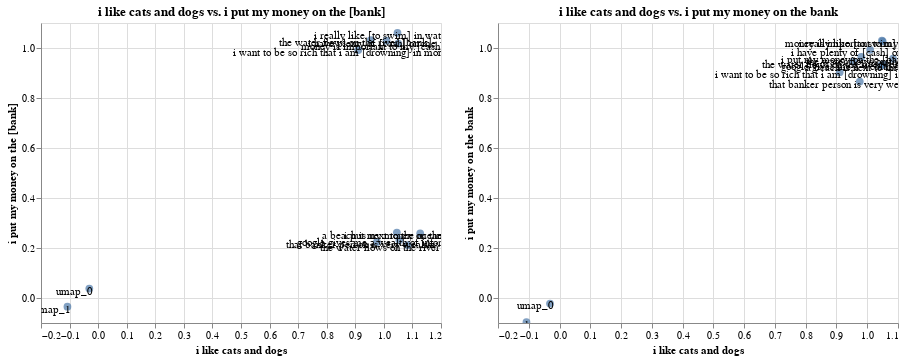

The cell this chart's notebook holds for it:
### Code cell
p1 = t.plot_interactive("i like cats and dogs", "i put my money on the [bank]")
p2 = t.plot_interactive("i like cats and dogs", "i put my money on the bank")
p1 | p2

### Figure 1 — Vega-Lite specification as saved in the notebook (floating-point values rounded to 4 significant figures)
{"config": {"view": {"continuousWidth": 400, "continuousHeight": 300}}, "hconcat": [{"layer": [{"mark": {"type": "circle", "size": 60}, "encoding": {"tooltip": [{"type": "nominal", "field": "name"}, {"type": "nominal", "field": "original"}], "x": {"type": "quantitative", "axis": {"title": "i like cats and dogs"}, "field": "x_axis"}, "y": {"type": "quantitative", "axis": {"title": "i put my money on the [bank]"}, "field": "y_axis"}}, "selection": {"selector028": {"type": "interval", "bind": "scales", "encodings": ["x", "y"]}}, "title": "i like cats and dogs vs. i put my money on the [bank]"}, {"mark": {"type": "text", "color": "black", "dx": -15, "dy": 3}, "encoding": {"text": {"type": "nominal", "field": "original"}, "x": {"type": "quantitative", "axis": {"title": "i like cats and dogs"}, "field": "x_axis"}, "y": {"type": "quantitative", "axis": {"title": "i put my money on the [bank]"}, "field": "y_axis"}}}], "data": {"name": "data-178c8c05c6ca4a95bda44e1636561cc9"}}, {"layer": [{"mark": {"type": "circle", "size": 60}, "encoding": {"tooltip": [{"type": "nominal", "field": "name"}, {"type": "nominal", "field": "original"}], "x": {"type": "quantitative", "axis": {"title": "i like cats and dogs"}, "field": "x_axis"}, "y": {"type": "quantitative", "axis": {"title": "i put my money on the bank"}, "field": "y_axis"}}, "selection": {"selector029": {"type": "interval", "bind": "scales", "encodings": ["x", "y"]}}, "title": "i like cats and dogs vs. i put my money on the bank"}, {"mark": {"type": "text", "color": "black", "dx": -15, "dy": 3}, "encoding": {"text": {"type": "nominal", "field": "original"}, "x": {"type": "quantitative", "axis": {"title": "i like cats and dogs"}, "field": "x_axis"}, "y": {"type": "quantitative", "axis": {"title": "i put my money on the bank"}, "field": "y_axis"}}}], "data": {"name": "data-454b0ab02a87175fdcee3b23626ec5ef"}}], "$schema": "https://vega.github.io/schema/vega-lite/v4.0.2.json", "datasets": {"data-178c8c05c6ca4a95bda44e1636561cc9": [{"x_axis": 1.127, "y_axis": 0.2586, "name": "i put my money on the bank", "original": "i put my money on the bank"}, {"x_axis": 0.9541, "y_axis": 1.032, "name": "the water flows on the river [bank]", "original": "the water flows on the river [bank]"}, {"x_axis": 1.084, "y_axis": 0.2118, "name": "the water flows on the river bank", "original": "the water flows on the river bank"}, {"x_axis": 1.048, "y_axis": 1.061, "name": "i really like [to swim] in water", "original": "i really like [to swim] in water"}, {"x_axis": 0.9105, "y_axis": 0.9917, "name": "i want to be so rich that i am [drowning] in money", "original": "i want to be so rich that i am [drowning] in money"}, {"x_axis": 1.01, "y_axis": 1.029, "name": "i have plenty of [cash] on me", "original": "i have plenty of [cash] on me"}, {"x_axis": 1.05, "y_axis": 1.018, "name": "money is important to my [cash] flow", "original": "money is important to my [cash] flow"}, {"x_axis": 1.046, "y_axis": 0.2617, "name": "a beach is next to the ocean", "original": "a beach is next to the ocean"}, {"x_axis": 1.054, "y_axis": 0.2321, "name": "google gives me a wealth of information", "original": "google gives me a wealth of information"}, {"x_axis": 0.9757, "y_axis": 0.2245, "name": "that banker person is very wealthy", "original": "that banker person is very wealthy"}, {"x_axis": -0.03095, "y_axis": 0.03765, "name": "umap_0", "original": "umap_0"}, {"x_axis": -0.1075, "y_axis": -0.03485, "name": "umap_1", "original": "umap_1"}], "data-454b0ab02a87175fdcee3b23626ec5ef": [{"x_axis": 0.9805, "y_axis": 0.9644, "name": "i put my money on the [bank]", "original": "i put my money on the [bank]"}, {"x_axis": 0.9541, "y_axis": 0.9456, "name": "the water flows on the river [bank]", "original": "the water flows on the river [bank]"}, {"x_axis": 1.084, "y_axis": 0.9571, "name": "the water flows on the river bank", "original": "the water flows on the river bank"}, {"x_axis": 1.048, "y_axis": 1.03, "name": "i really like [to swim] in water", "original": "i really like [to swim] in water"}, {"x_axis": 0.9105, "y_axis": 0.9032, "name": "i want to be so rich that i am [drowning] in money", "original": "i want to be so rich that i am [drowning] in money"}, {"x_axis": 1.01, "y_axis": 0.9929, "name": "i have plenty of [cash] on me", "original": "i have plenty of [cash] on me"}, {"x_axis": 1.05, "y_axis": 1.026, "name": "money is important to my [cash] flow", "original": "money is important to my [cash] flow"}, {"x_axis": 1.046, "y_axis": 0.9302, "name": "a beach is next to the ocean", "original": "a beach is next to the ocean"}, {"x_axis": 1.054, "y_axis": 0.9341, "name": "google gives me a wealth of information", "original": "google gives me a wealth of information"}, {"x_axis": 0.9757, "y_axis": 0.8657, "name": "that banker person is very wealthy", "original": "that banker person is very wealthy"}, {"x_axis": -0.03095, "y_axis": -0.022, "name": "umap_0", "original": "umap_0"}, {"x_axis": -0.1075, "y_axis": -0.0966, "name": "umap_1", "original": "umap_1"}]}}
